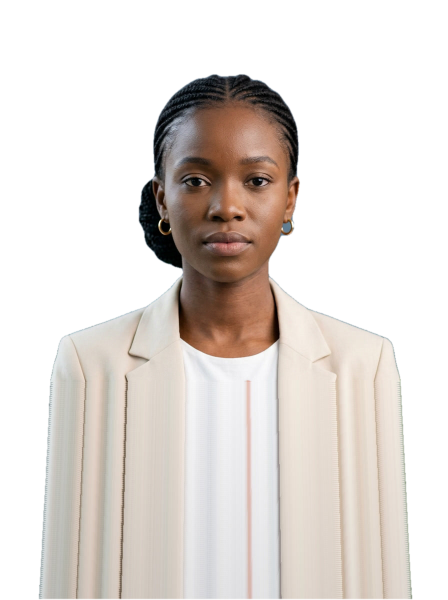
#> input picture src/assets/images/aisha_cutout_foreground.png, 896 x 1200 px, found by its file name (shown at 1/2 size)
$ python repair_ear_matte.py
#> lines starting #> are read from the running program, lines starting #| are printed output that depends on the picture; after the words box and inside, x2 and y2 are one past the last pixel; in counts of white or black regions, pixels touching at a corner belong together
#!/usr/bin/env python3
"""Targeted matte repair on aisha_cutout_foreground.png.

Defects measured:
- Cool semi-transparent fringe (blue-gray bg feather) along ear/face edges
  (775 px her-right ear zone, 224 px her-left ear zone).
- Greenish semi-transparent halo along the right body silhouette (y748..1199).
Rule: any pixel with 1 <= alpha < 230 that is COOL (b >= r+8) or GREEN
(g >= r+12 and g >= b+12) is background residue -> alpha = 0.
Warm feather (skin/hair/gold/shirt) is untouched. Fully opaque pixels are
untouched (keeps blue-grey disc earring, eyes, shadows).
Then a light gaussian feather (sigma 0.6) restricted to the touched zones
to avoid a hard 1-px step.
"""
import numpy as np
from PIL import Image
from scipy.ndimage import binary_dilation, gaussian_filter

PATH = 'src/assets/images/aisha_cutout_foreground.png'
img = np.asarray(Image.open(PATH)).astype(np.float32)
rgb = img[:, :, :3].astype(np.int32)
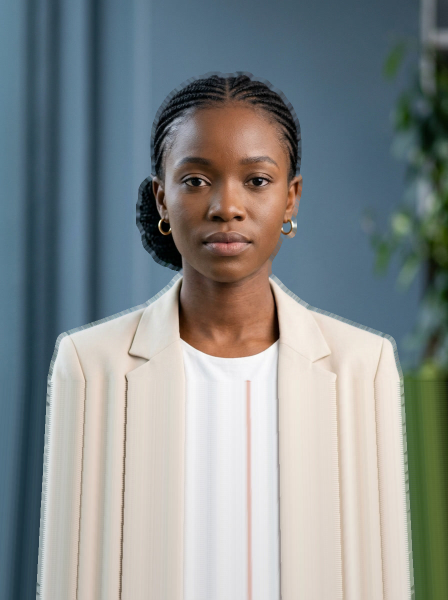
#> rgb: shape (1200, 896, 3) int32 (shown at 1/2 size); mean R, G, B 133.6, 140, 140.3
a = img[:, :, 3]

r, g, b = rgb[:, :, 0], rgb[:, :, 1], rgb[:, :, 2]
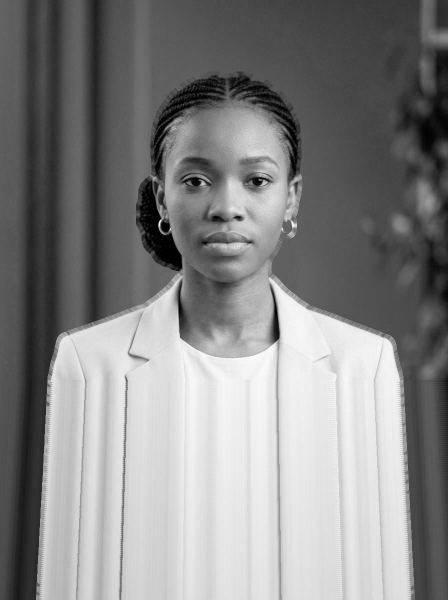
#> r: shape (1200, 896) int32 (shown at 1/2 size); min 0, max 255, mean 133.6
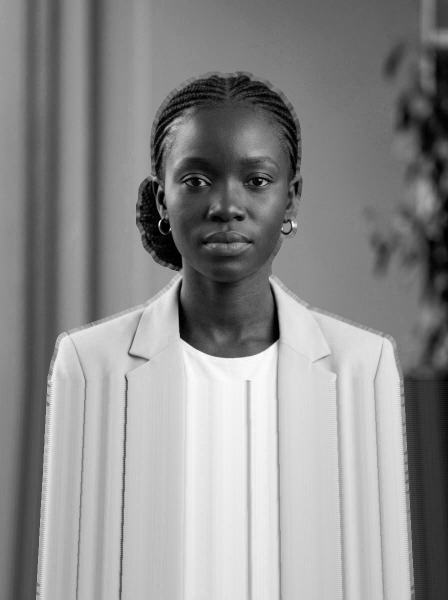
#> b: shape (1200, 896) int32 (shown at 1/2 size); min 0, max 255, mean 140.3
semi = (a > 0) & (a < 230)
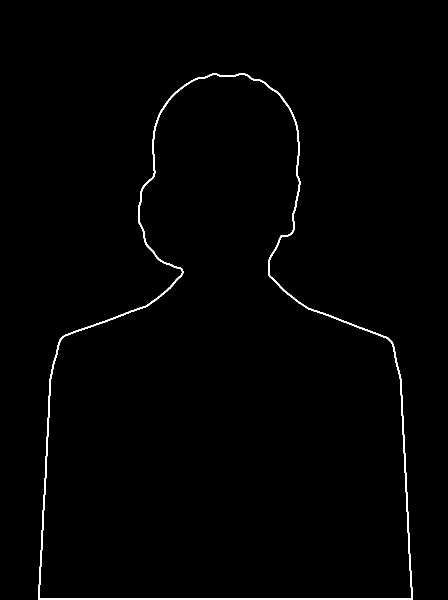
#> semi: shape (1200, 896) bool (shown at 1/2 size); 0.99% white; 1 white region, box (x1, y1, x2, y2) and area: (76, 147, 826, 1200) 10643
cool = b >= r + 8
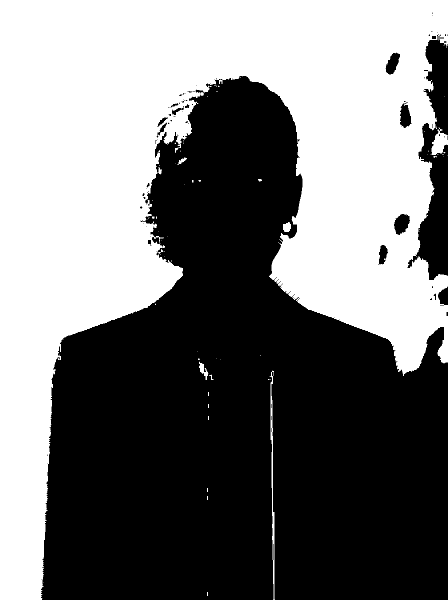
#> cool: shape (1200, 896) bool (shown at 1/2 size); 46.6% white; 75 white regions (65 under 20 px), largest, box (x1, y1, x2, y2) and area: (0, 0, 896, 1200) 497608, (539, 741, 550, 1200) 1424, (861, 255, 896, 310) 1069
green = (g >= r + 12) & (g >= b + 12)
#> green: shape (1200, 896) bool; 6% white; 39 white regions (34 under 20 px), largest, box (x1, y1, x2, y2) and area: (798, 712, 896, 1200) 39679, (752, 132, 896, 672) 20928, (792, 192, 833, 264) 1847, (768, 92, 804, 154) 1305, (877, 656, 883, 680) 73
kill = semi & (cool | green)
#> kill: shape (1200, 896) bool; 0.69% white; 32 white regions (8 under 20 px), largest, box (x1, y1, x2, y2) and area: (76, 545, 366, 1200) 2547, (276, 147, 598, 544) 2422, (592, 599, 790, 701) 696
print('semi cool/green killed:', int(kill.sum()))
#| semi cool/green killed: 7471
# breakdown per zone of interest
zones = {'L_ear': (360, 580, 255, 430), 'R_ear': (350, 600, 540, 660), 'arm': (740, 1199, 790, 835)}
for name, (y0, y1, x0, x1) in zones.items():
    z = np.zeros_like(kill); z[y0:y1, x0:x1] = True
    print(f'  {name}: {int((kill & z).sum())}')
#> this loop made 3 passes
#|   L_ear: 906
#|   R_ear: 297
#|   arm: 1207
#> z: shape (1200, 896) bool; 1.9% white; 1 white region, box (x1, y1, x2, y2) and area: (790, 740, 835, 1199) 20655

new_a = a.copy()
new_a[kill] = 0
#> new_a: shape (1200, 896) float32; min 0, max 255, mean 123.6

# light feather ONLY where kills happened (zone = dilation of kill by 3px)
touched = binary_dilation(kill, iterations=3)
#> touched: shape (1200, 896) bool; 2% white; 6 white regions, box (x1, y1, x2, y2) and area: (73, 144, 602, 1200) 14367, (535, 548, 824, 1123) 6176, (816, 1125, 829, 1200) 658, (553, 467, 580, 489) 236, (581, 429, 593, 452) 185, (543, 1194, 553, 1200) 38
if touched.any():
    filled = gaussian_filter(new_a, 0.6)
    # blend feather only inside touched mask, but never raise alpha over original
    # and never dim original opaque pixels outside kill
    new_a[touched] = np.minimum(filled[touched], new_a[touched])
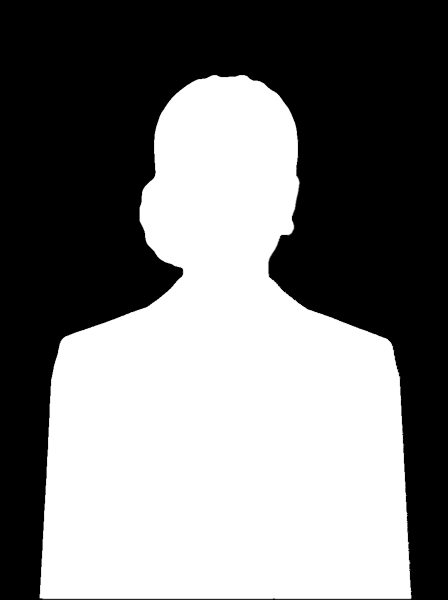
#> new_a: shape (1200, 896) float32 (shown at 1/2 size); min 0, max 255, mean 123.5
    # for killed pixels, allow gaussian to gently reinstate <=60 alpha from neighbors? no:
    # keep killed at 0 but soften neighbors: recompute edge smoothness by averaging
    edge = kill | (binary_dilation(kill, iterations=1) & (a > 0))
#> edge: shape (1200, 896) bool; 0.92% white; 14 white regions (4 under 20 px), largest, box (x1, y1, x2, y2) and area: (76, 147, 598, 1200) 6427, (537, 550, 799, 745) 1361, (804, 867, 819, 1085) 836
    sm = gaussian_filter(new_a, 0.6)
    new_a[kill] = 0
    nb = binary_dilation(kill, iterations=1) & (~kill) & (a > 0)
#> nb: shape (1200, 896) bool; 0.23% white in thin lines or dots, all inside (x1, y1, x2, y2) = (79, 150, 825, 1200)
    new_a[nb] = 0.5 * new_a[nb] + 0.5 * sm[nb]
#> new_a: shape (1200, 896) float32; 0.23% of pixels changed, all inside (x1, y1, x2, y2) = (79, 150, 825, 1200)

out = img.copy()
out[:, :, 3] = np.clip(new_a, 0, 255)
Image.fromarray(out.astype(np.uint8)).save(PATH)
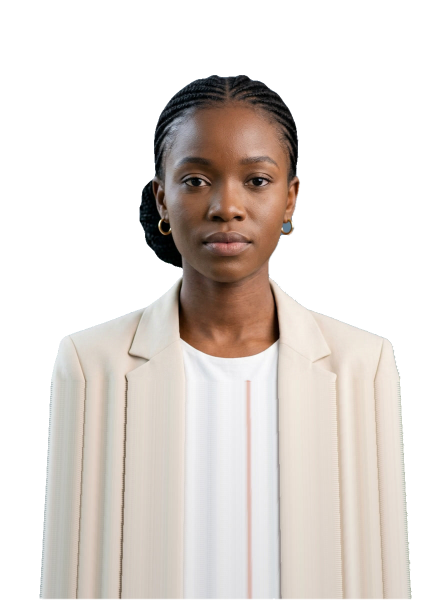
#> saved as aisha_cutout_foreground.png: PIL image 896x1200 RGBA (shown at 1/2 size); mean R, G, B, A 133.6, 140, 140.3, 123.5; transparent parts drawn white
print('saved', PATH)

# previews
cut = Image.open(PATH)
#> (the run stopped early here; a loop or call above may not have finished)

$ run again, with src/assets/images/tutor_teaching_hands.png copied over src/assets/images/aisha_cutout_foreground.png
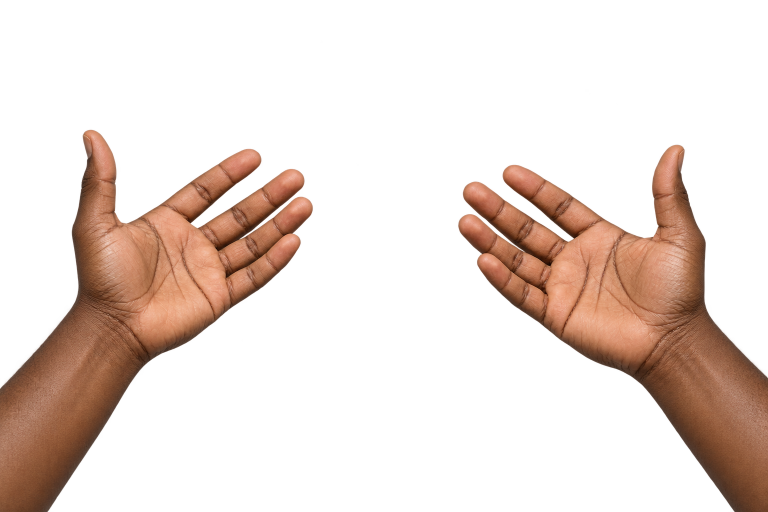
#> input picture src/assets/images/tutor_teaching_hands.png, 1536 x 1024 px, found by its file name (shown at 1/2 size)
#> `semi = (a > 0) & (a < 230)`:
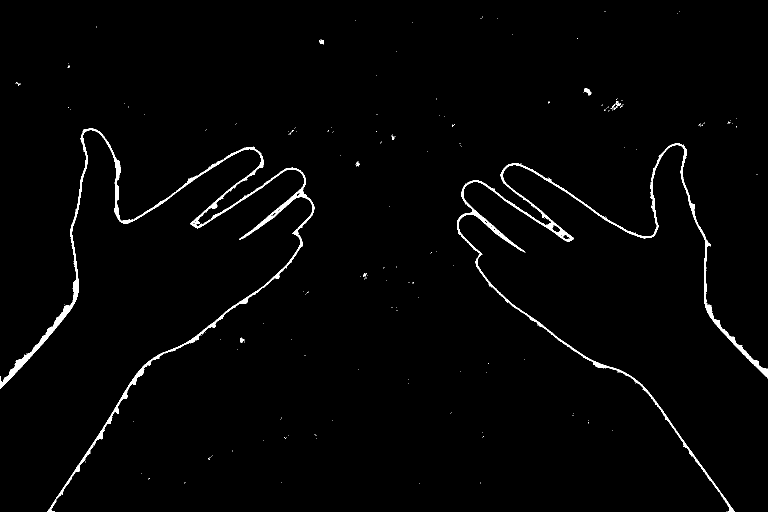
#> semi: shape (1024, 1536) bool (shown at 1/2 size); 1.5% white; 309 white regions (303 under 20 px), largest, box (x1, y1, x2, y2) and area: (0, 257, 629, 1024) 12412, (914, 286, 1536, 1024) 10264, (1169, 177, 1182, 191) 88, (480, 675, 489, 686) 39, (639, 79, 646, 88) 37, (713, 323, 718, 333) 25
#> cool: shape (1024, 1536) bool; every value is 0
#| semi cool/green killed: 0
#> the loop `for name, (y0, y1, x0, x1) in zones.items():` made 3 passes
#|   L_ear: 0
#|   R_ear: 0
#|   arm: 0
#> after the loop `for name, (y0, y1, x0, x1) in zones.items():`:
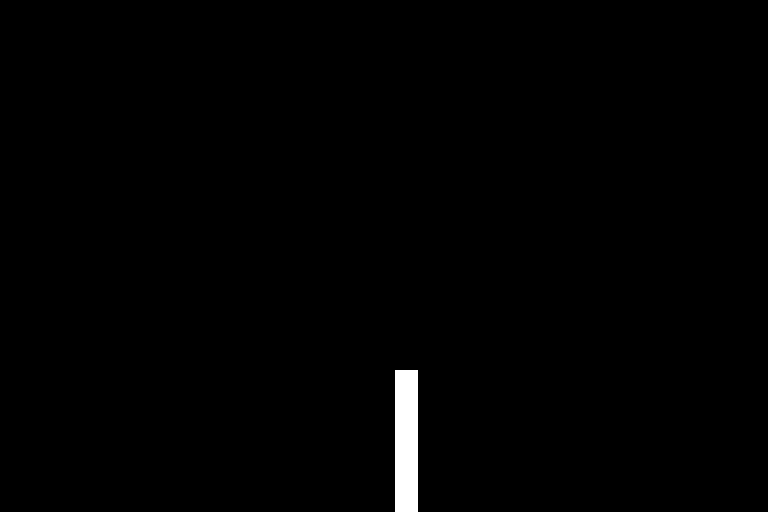
#> z: shape (1024, 1536) bool (shown at 1/2 size); 0.81% white; 1 white region, box (x1, y1, x2, y2) and area: (790, 740, 835, 1024) 12780
#> cut is the input picture: PIL image 1536x1024 RGBA; mean R, G, B, A 65.3, 42.4, 31.1, 61.4
